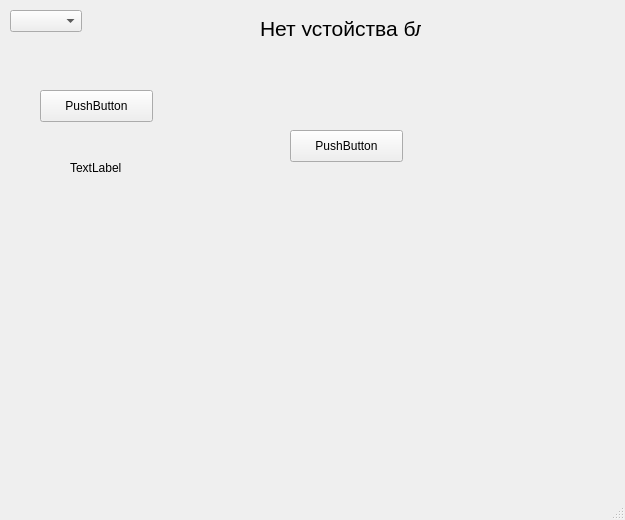
<?xml version="1.0" encoding="UTF-8"?>
<ui version="4.0">
 <class>MainWindow</class>
 <widget class="QMainWindow" name="MainWindow">
  <property name="geometry">
   <rect>
    <x>0</x>
    <y>0</y>
    <width>625</width>
    <height>520</height>
   </rect>
  </property>
  <property name="windowTitle">
   <string>MainWindow</string>
  </property>
  <widget class="QWidget" name="centralwidget">
   <widget class="QPushButton" name="pushButton">
    <property name="geometry">
     <rect>
      <x>40</x>
      <y>90</y>
      <width>113</width>
      <height>32</height>
     </rect>
    </property>
    <property name="text">
     <string>PushButton</string>
    </property>
   </widget>
   <widget class="QLabel" name="label">
    <property name="geometry">
     <rect>
      <x>70</x>
      <y>160</y>
      <width>451</width>
      <height>16</height>
     </rect>
    </property>
    <property name="text">
     <string>TextLabel</string>
    </property>
   </widget>
   <widget class="QComboBox" name="comboBox">
    <property name="geometry">
     <rect>
      <x>10</x>
      <y>10</y>
      <width>91</width>
      <height>32</height>
     </rect>
    </property>
    <property name="sizePolicy">
     <sizepolicy hsizetype="MinimumExpanding" vsizetype="MinimumExpanding">
      <horstretch>0</horstretch>
      <verstretch>0</verstretch>
     </sizepolicy>
    </property>
    <property name="insertPolicy">
     <enum>QComboBox::InsertAtTop</enum>
    </property>
    <property name="sizeAdjustPolicy">
     <enum>QComboBox::AdjustToContents</enum>
    </property>
   </widget>
   <widget class="QLabel" name="label_2">
    <property name="geometry">
     <rect>
      <x>260</x>
      <y>20</y>
      <width>161</width>
      <height>16</height>
     </rect>
    </property>
    <property name="sizePolicy">
     <sizepolicy hsizetype="Preferred" vsizetype="Preferred">
      <horstretch>0</horstretch>
      <verstretch>0</verstretch>
     </sizepolicy>
    </property>
    <property name="font">
     <font>
      <pointsize>16</pointsize>
     </font>
    </property>
    <property name="autoFillBackground">
     <bool>false</bool>
    </property>
    <property name="text">
     <string>Нет устойства бл*</string>
    </property>
    <property name="scaledContents">
     <bool>false</bool>
    </property>
    <property name="wordWrap">
     <bool>false</bool>
    </property>
   </widget>
   <widget class="QPushButton" name="pushButton_2">
    <property name="geometry">
     <rect>
      <x>290</x>
      <y>130</y>
      <width>113</width>
      <height>32</height>
     </rect>
    </property>
    <property name="text">
     <string>PushButton</string>
    </property>
   </widget>
  </widget>
  <widget class="QMenuBar" name="menubar">
   <property name="geometry">
    <rect>
     <x>0</x>
     <y>0</y>
     <width>625</width>
     <height>22</height>
    </rect>
   </property>
  </widget>
  <widget class="QStatusBar" name="statusbar"/>
 </widget>
 <resources/>
 <connections/>
</ui>
